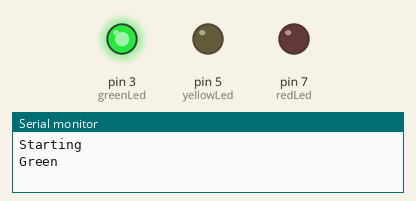
The sketch below on a simulated Arduino Uno, built with avr-gcc and run on an emulated ATmega328P. Parts: output pins drawn as LEDs (lit = HIGH), the last lines printed to the serial monitor.

Above: at 6.5 s.
At 11.7 s:
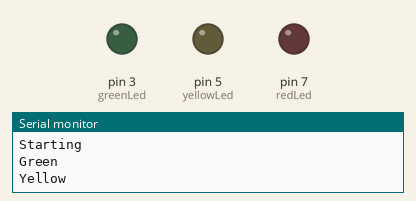
At 16.5 s:
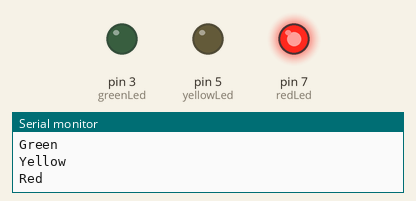
At 20.2 s:
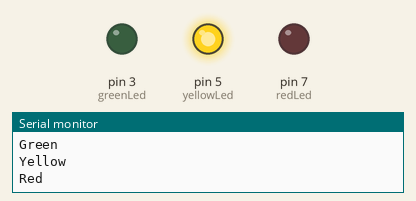
Timing chart, 0 to 26.4 s (numbered marks = the images above):
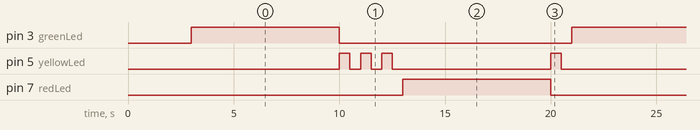

The sketch:

Semaphore.ino
```cpp
int redLed = 7;
int yellowLed = 5;
int greenLed = 3;

int greenTime = 7;
int yellowTime = 1;
int yellowRepeat = 3;
int redTime = 7;

void setup() {
  // put your setup code here, to run once:
  pinMode(redLed,OUTPUT);
  pinMode(yellowLed,OUTPUT);
  pinMode(greenLed,OUTPUT);
  Serial.begin(9600);
  Serial.println("Starting");
  digitalWrite(redLed,LOW);
  digitalWrite(greenLed,LOW);
  digitalWrite(yellowLed,LOW);
  delay(3000);
}

void loop() {
  digitalWrite(redLed,LOW);
  digitalWrite(greenLed,HIGH);
  Serial.println("Green");
  delay(greenTime*1000);
  digitalWrite(greenLed,LOW);
  Serial.println("Yellow");
  for(int i=0;i<yellowRepeat*2;i++){
    digitalWrite(yellowLed,!digitalRead(yellowLed));
    delay(yellowTime*1000/2);
  }
  Serial.println("Red");
  digitalWrite(yellowLed,LOW);
  digitalWrite(redLed,HIGH);
  delay(redTime*1000);
  digitalWrite(redLed,LOW);
  digitalWrite(yellowLed,!digitalRead(yellowLed));
  delay(yellowTime*1000/2);
  digitalWrite(yellowLed,!digitalRead(yellowLed));
  delay(yellowTime*1000/2);
}
```

Measured:
- by itself, pin 3 (greenLed), pin 7 (redLed): alternates HIGH for 7.0 s and LOW for 11.0 s
- by itself, pin 5 (yellowLed): repeats every 18.0 s: 2 × (LOW 0.50 s, HIGH 0.50 s), 2 × (LOW 7.5 s, HIGH 0.50 s)
- by itself, everything shown: repeats every 18.0 s, in 10 steps
